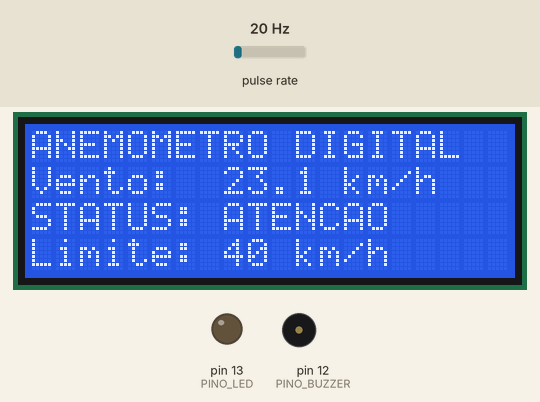
Simulated run of this sketch. Board: Arduino Uno, built with avr-gcc and run on an emulated ATmega328P. Shown: 20×4 character LCD, output pins drawn as LEDs (lit = HIGH), buzzer (waves = sounding, pin HIGH). Wiring (inferred from the names in the program): pulse sensor: data pin 2. Inputs (shaded band) come from the test bench; at power-on: pulse rate 20 Hz. The local clock reads 2024-03-15 10:24:30 at power-on unless the sketch sets it; what the sketch prints to the serial monitor is not drawn.

Above: at 3.2 s.
3.3 s: pulse rate (sensor on pin 2) set to 30 Hz
At 5.2 s:
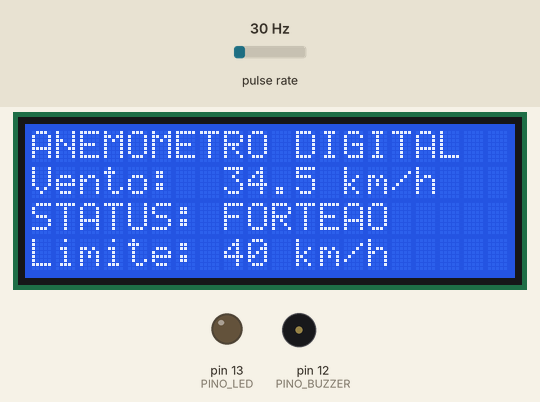
6.1 s: pulse rate (sensor on pin 2) set to 38 Hz
At 9.0 s:
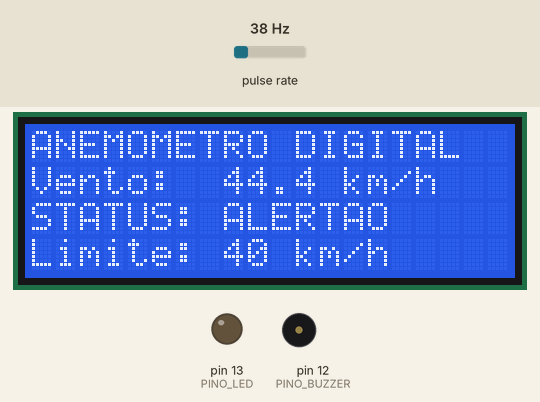
9.1 s: pulse rate (sensor on pin 2) set to 4 Hz
At 10.9 s:
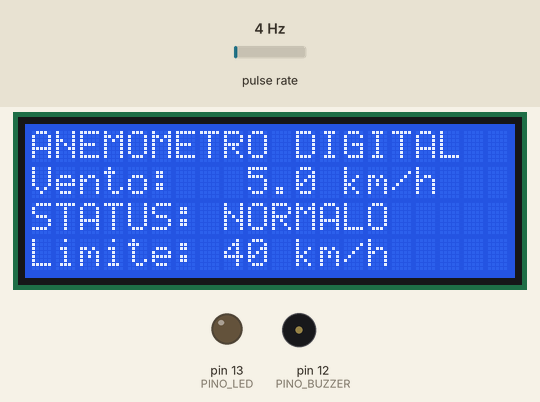
12.1 s: pulse rate (sensor on pin 2) set to 50 Hz
At 14.5 s:
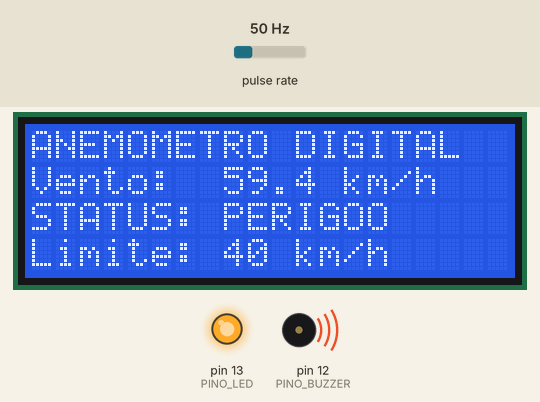
15.1 s: pulse rate (sensor on pin 2) set to 42 Hz
At 17.4 s:
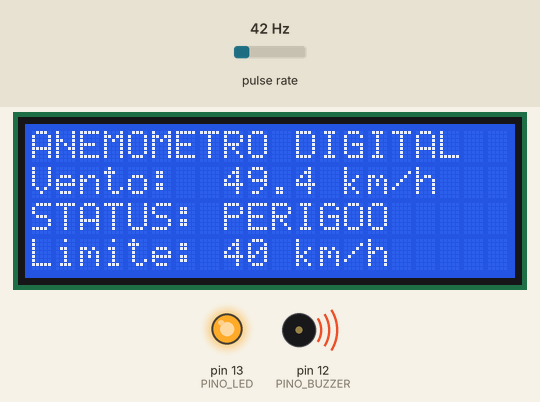
18.1 s: pulse rate (sensor on pin 2) set to 35 Hz
At 20.2 s:
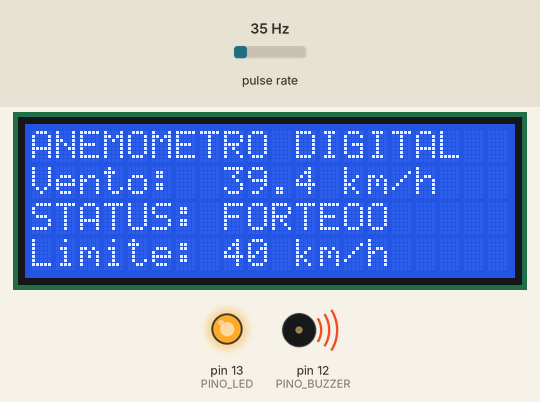
Timing chart, 0 to 22.1 s (numbered marks = the images above; inputs shaded):
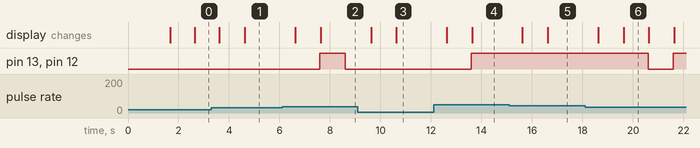

The sketch:

anemometro.ino
```cpp
#include <Wire.h>
#include <LiquidCrystal_I2C.h>
#include <DS3232RTC.h>
#include <TimeLib.h>
#include <string.h>
#include <stdio.h>
#include <math.h>

// =====================================================
// CONFIGURACOES GERAIS
// =====================================================

#define PINO_ANEMOMETRO 2
#define PINO_LED 13
#define PINO_BUZZER 12

#define VELOCIDADE_LIMITE 40.0
#define VELOCIDADE_ALERTA_CONTINUO 45.0

#define INTERVALO_MEDICAO 1000UL
#define INTERVALO_PISCA 500UL

// =====================================================
// FILTROS
// =====================================================

#define ALPHA 0.20
#define ALPHA_LCD 0.35
#define LIMITE_MUDANCA_RAPIDA 2.0
#define ZONA_ESTABILIDADE 0.25

// =====================================================
// LCD 2004B COM PCF8574
// =====================================================

LiquidCrystal_I2C lcd(0x20, 20, 4);

char ultimaLinhaLCD[4][21] = {};

// =====================================================
// RTC DS3232 / DS3231
// =====================================================

DS3232RTC rtc;

time_t getRTC() {
  return rtc.get();
}

// =====================================================
// CONTADOR DE PULSOS
// =====================================================

volatile unsigned long contadorPulsos = 0;

// =====================================================
// CONTROLE DE TEMPO
// =====================================================

unsigned long ultimaMedicao = 0;
unsigned long ultimoPisca = 0;

// =====================================================
// VARIAVEIS DOS FILTROS
// =====================================================

float velocidadeEMA = 0.0;
float velocidadeLCD = 0.0;

bool primeiraLeituraEMA = true;
bool primeiroValorLCD = true;

// =====================================================
// ESTADO DO ALERTA
// =====================================================

bool estadoAlerta = false;
bool alertaIntermitenteAtivo = false;

// =====================================================
// INTERRUPCAO DO ANEMOMETRO
// =====================================================

void contarPulso() {
  contadorPulsos++;
}

// =====================================================
// CONVERSAO DOS PULSOS PARA KM/H
// =====================================================

float converterVelocidade(unsigned long pulsos) {

  if (pulsos == 0) return 0.0;

  if (pulsos <= 5)
    return 5.0;

  if (pulsos <= 9)
    return 5.0 + (pulsos - 5.5) * 5.0 / 4.0;

  if (pulsos <= 13)
    return 10.0 + (pulsos - 9.5) * 5.0 / 4.0;

  if (pulsos <= 17)
    return 15.0 + (pulsos - 13.5) * 5.0 / 4.0;

  if (pulsos <= 21)
    return 20.0 + (pulsos - 17.5) * 5.0 / 4.0;

  if (pulsos <= 25)
    return 25.0 + (pulsos - 21.5) * 5.0 / 4.0;

  if (pulsos <= 30)
    return 30.0 + (pulsos - 25.5) * 5.0 / 5.0;

  if (pulsos <= 34)
    return 35.0 + (pulsos - 30.5) * 5.0 / 4.0;

  if (pulsos <= 38)
    return 40.0 + (pulsos - 34.5) * 5.0 / 4.0;

  if (pulsos <= 42)
    return 45.0 + (pulsos - 38.5) * 5.0 / 4.0;

  if (pulsos <= 46)
    return 50.0 + (pulsos - 42.5) * 5.0 / 4.0;

  if (pulsos <= 50)
    return 55.0 + (pulsos - 46.5) * 5.0 / 4.0;

  return 60.0 + (pulsos - 50.5) * 5.0 / 4.0;
}

// =====================================================
// FILTRO ADAPTATIVO DO LCD
// =====================================================

float filtrarVelocidadeLCD(float velocidadeAtual) {

  if (primeiroValorLCD) {
    velocidadeLCD = velocidadeAtual;
    primeiroValorLCD = false;
    return velocidadeLCD;
  }

  float diferenca = velocidadeAtual - velocidadeLCD;

  // Acompanha rapidamente mudancas maiores
  if (fabs(diferenca) >= LIMITE_MUDANCA_RAPIDA) {
    velocidadeLCD = velocidadeAtual;
    return velocidadeLCD;
  }

  // Suaviza pequenas variacoes
  float novaVelocidade =
    ALPHA_LCD * velocidadeAtual +
    (1.0 - ALPHA_LCD) * velocidadeLCD;

  // Ignora oscilacoes muito pequenas
  if (fabs(novaVelocidade - velocidadeLCD)
      >= ZONA_ESTABILIDADE) {
    velocidadeLCD = novaVelocidade;
  }

  return velocidadeLCD;
}

// =====================================================
// FILTRO EMA PARA ALERTA
// =====================================================

float aplicarEMA(float leituraAtual) {

  if (primeiraLeituraEMA) {
    velocidadeEMA = leituraAtual;
    primeiraLeituraEMA = false;
    return velocidadeEMA;
  }

  velocidadeEMA =
    ALPHA * leituraAtual +
    (1.0 - ALPHA) * velocidadeEMA;

  return velocidadeEMA;
}

// =====================================================
// CONTROLE LED E BUZZER
// =====================================================

void controlarAlerta(
  float velocidadeAtual,
  float velocidadeFiltrada
) {

  // Usa a maior leitura para evitar atrasar o alerta
  float velocidadeReferencia =
    (velocidadeAtual > velocidadeFiltrada)
    ? velocidadeAtual
    : velocidadeFiltrada;

  unsigned long agora = millis();

  // ABAIXO DE 40 KM/H: DESLIGADO
  if (velocidadeReferencia < VELOCIDADE_LIMITE) {

    digitalWrite(PINO_LED, LOW);
    digitalWrite(PINO_BUZZER, LOW);

    estadoAlerta = false;
    alertaIntermitenteAtivo = false;

    return;
  }

  // A PARTIR DE 45 KM/H: LIGADO CONTINUAMENTE
  if (velocidadeReferencia >= VELOCIDADE_ALERTA_CONTINUO) {

    digitalWrite(PINO_LED, HIGH);
    digitalWrite(PINO_BUZZER, HIGH);

    estadoAlerta = true;
    alertaIntermitenteAtivo = false;

    return;
  }

  // ENTRE 40 E 44,9 KM/H: ALERTA INTERMITENTE
  if (!alertaIntermitenteAtivo) {

    alertaIntermitenteAtivo = true;
    estadoAlerta = true;
    ultimoPisca = agora;

    digitalWrite(PINO_LED, HIGH);
    digitalWrite(PINO_BUZZER, HIGH);

    return;
  }

  // Alterna LED e buzzer a cada 500 ms
  if (agora - ultimoPisca >= INTERVALO_PISCA) {

    ultimoPisca = agora;
    estadoAlerta = !estadoAlerta;

    digitalWrite(PINO_LED, estadoAlerta ? HIGH : LOW);
    digitalWrite(PINO_BUZZER, estadoAlerta ? HIGH : LOW);
  }
}

// =====================================================
// ATUALIZA UMA LINHA SEM PISCAR O LCD
// =====================================================

void atualizarLinhaLCD(byte linha, const char* texto) {

  if (linha >= 4) return;

  char buffer[21];

  memset(buffer, ' ', 20);
  buffer[20] = '\0';

  strncpy(buffer, texto, 20);

  if (strncmp(buffer, ultimaLinhaLCD[linha], 20) != 0) {

    lcd.setCursor(0, linha);
    lcd.print(buffer);

    memcpy(ultimaLinhaLCD[linha], buffer, 21);
  }
}

// =====================================================
// ATUALIZACAO DO LCD COM STATUS AUTOMATICO
// =====================================================

void atualizarLCD(float velocidade) {

  char linhaVelocidade[21];
  char valorVelocidade[10];

  // Linha 1: nome do sistema
  atualizarLinhaLCD(0, "ANEMOMETRO DIGITAL");

  // Converte o numero decimal para texto
  dtostrf(velocidade, 5, 1, valorVelocidade);

  // Monta a linha da velocidade
  snprintf(
    linhaVelocidade,
    sizeof(linhaVelocidade),
    "Vento: %s km/h",
    valorVelocidade
  );

  // Linha 2: velocidade medida
  atualizarLinhaLCD(1, linhaVelocidade);

  // Linha 3: status automatico
  if (velocidade >= VELOCIDADE_ALERTA_CONTINUO) {

    atualizarLinhaLCD(2, "STATUS: PERIGO");

  } else if (velocidade >= VELOCIDADE_LIMITE) {

    atualizarLinhaLCD(2, "STATUS: ALERTA");

  } else if (velocidade >= 30.0) {

    atualizarLinhaLCD(2, "STATUS: FORTE");

  } else if (velocidade >= 20.0) {

    atualizarLinhaLCD(2, "STATUS: ATENCAO");

  } else {

    atualizarLinhaLCD(2, "STATUS: NORMAL");
  }

  // Linha 4: limite configurado
  atualizarLinhaLCD(3, "Limite: 40 km/h");
}

// =====================================================
// TELA DE INICIALIZACAO
// =====================================================

void mostrarTelaInicial() {

  lcd.clear();

  memset(ultimaLinhaLCD, 0, sizeof(ultimaLinhaLCD));

  lcd.setCursor(3, 0);
  lcd.print("ANEMOMETRO");

  lcd.setCursor(4, 1);
  lcd.print("DIGITAL");

  lcd.setCursor(3, 2);
  lcd.print("INICIANDO...");

  delay(1500);

  lcd.clear();

  memset(ultimaLinhaLCD, 0, sizeof(ultimaLinhaLCD));
}

// =====================================================
// SETUP
// =====================================================

void setup() {

  Serial.begin(9600);
  Wire.begin();

  lcd.init();
  lcd.backlight();

  mostrarTelaInicial();

  pinMode(PINO_LED, OUTPUT);
  pinMode(PINO_BUZZER, OUTPUT);

  digitalWrite(PINO_LED, LOW);
  digitalWrite(PINO_BUZZER, LOW);

  pinMode(PINO_ANEMOMETRO, INPUT_PULLUP);

  attachInterrupt(
    digitalPinToInterrupt(PINO_ANEMOMETRO),
    contarPulso,
    FALLING
  );

  // Sincronizacao do RTC
  setSyncProvider(getRTC);

  if (timeStatus() == timeSet)
    Serial.println("RTC sincronizado.");
  else
    Serial.println("RTC nao sincronizado; usando millis().");

  ultimaMedicao = millis();

  atualizarLCD(0.0);

  Serial.println("Anemometro iniciado.");
}

// =====================================================
// LOOP PRINCIPAL
// =====================================================

void loop() {

  unsigned long tempoAtual = millis();

  if (tempoAtual - ultimaMedicao >= INTERVALO_MEDICAO) {

    ultimaMedicao = tempoAtual;

    // Copia e zera o contador com seguranca
    noInterrupts();

    unsigned long pulsos = contadorPulsos;
    contadorPulsos = 0;

    interrupts();

    // Calcula a velocidade pela calibracao original
    float velocidadeAtual = converterVelocidade(pulsos);

    // Filtra a velocidade exibida
    float velocidadeTela =
      filtrarVelocidadeLCD(velocidadeAtual);

    // Filtra a velocidade usada pelo alerta
    float velocidadeAlerta =
      aplicarEMA(velocidadeAtual);

    // Controla LED e buzzer
    controlarAlerta(
      velocidadeAtual,
      velocidadeAlerta
    );

    // Atualiza velocidade e status do LCD
    atualizarLCD(velocidadeTela);

    // Diagnostico no monitor serial
    Serial.print("Pulsos: ");
    Serial.print(pulsos);

    Serial.print(" | Medida: ");
    Serial.print(velocidadeAtual, 1);

    Serial.print(" km/h | LCD: ");
    Serial.print(velocidadeTela, 1);

    Serial.print(" km/h | EMA: ");
    Serial.print(velocidadeAlerta, 1);

    Serial.println(" km/h");
  }
}
```

main.c
```cpp
// Projeto Manômetro Digital
// Autor: Rafael Silva

int main() {
    return 0;
}
```

Measured:
- the behaviour switches between 34 and 35 Hz on pulse rate (sensor on pin 2) (found by bisection; images 1 and 2)
- the behaviour switches between 39 and 38 Hz on pulse rate (sensor on pin 2) (found by bisection; images 5 and 6)
- after the input at 3.3 s, the display: first changes after 0.32 s (image 1 shows a later state)
- after the input at 6.1 s, pin 13 (PINO_LED), pin 12 (PINO_BUZZER): LOW → HIGH after 1.5 s, → LOW 1.0 s later; the display: first changes after 0.52 s (image 2 shows a later state)
- after the input at 9.1 s, pin 13 (PINO_LED), pin 12 (PINO_BUZZER): stays LOW (without the input it goes to HIGH after 0.50 s); the display: first changes after 0.53 s (image 3 shows a later state)
- after the input at 12.1 s, pin 13 (PINO_LED), pin 12 (PINO_BUZZER): LOW → HIGH after 1.5 s; the display: first changes after 0.53 s (image 4 shows a later state)
- after the input at 15.1 s, the display: first changes after 0.52 s (image 5 shows a later state)
- after the input at 18.1 s, pin 13 (PINO_LED), pin 12 (PINO_BUZZER): HIGH → LOW after 2.5 s, → HIGH 1.0 s later; the display: first changes after 0.52 s (image 6 shows a later state)
